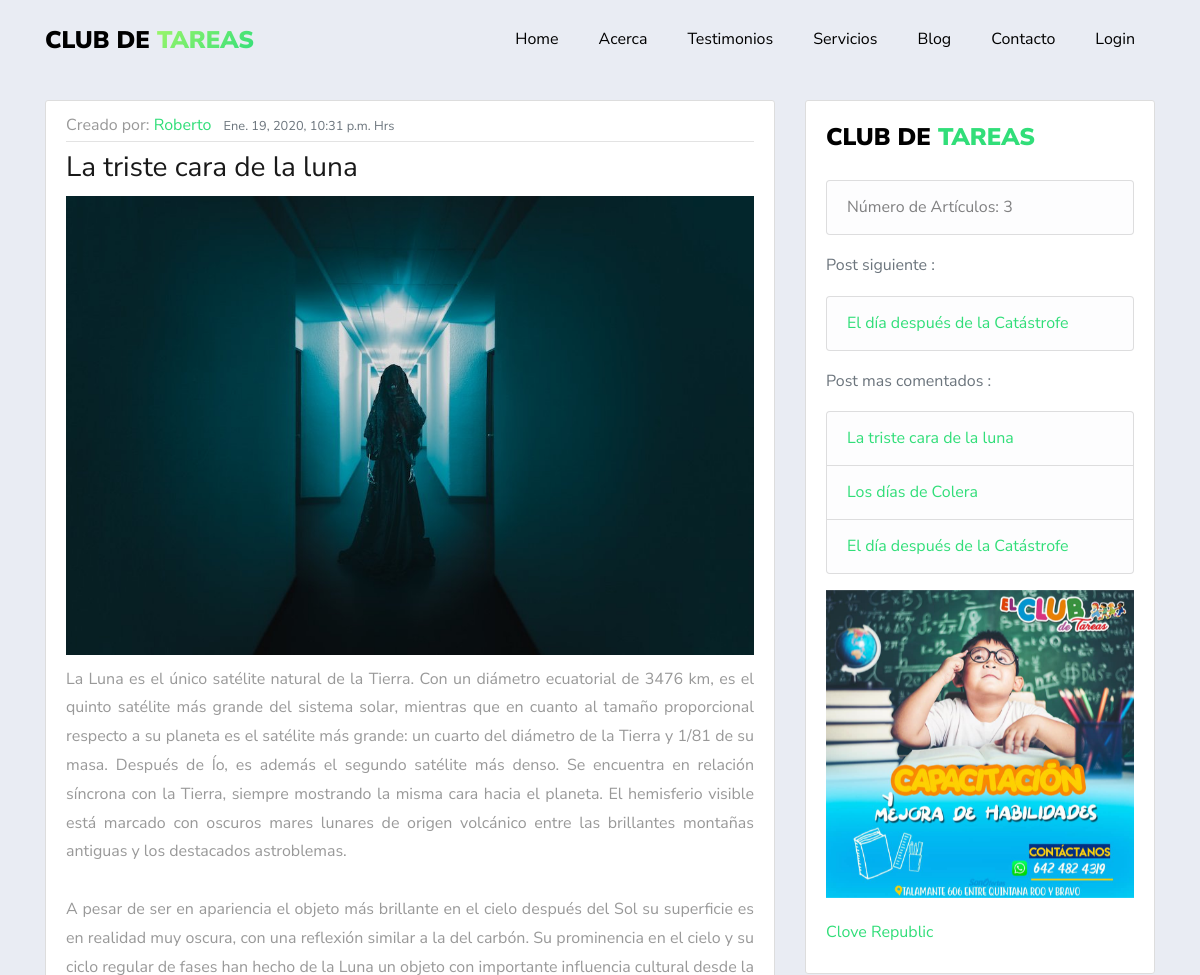
/blog/db335ded-b66f-4cc7-9d20-d695bdc5b9db/ (upper part), run on an earlier commit of the app's database.
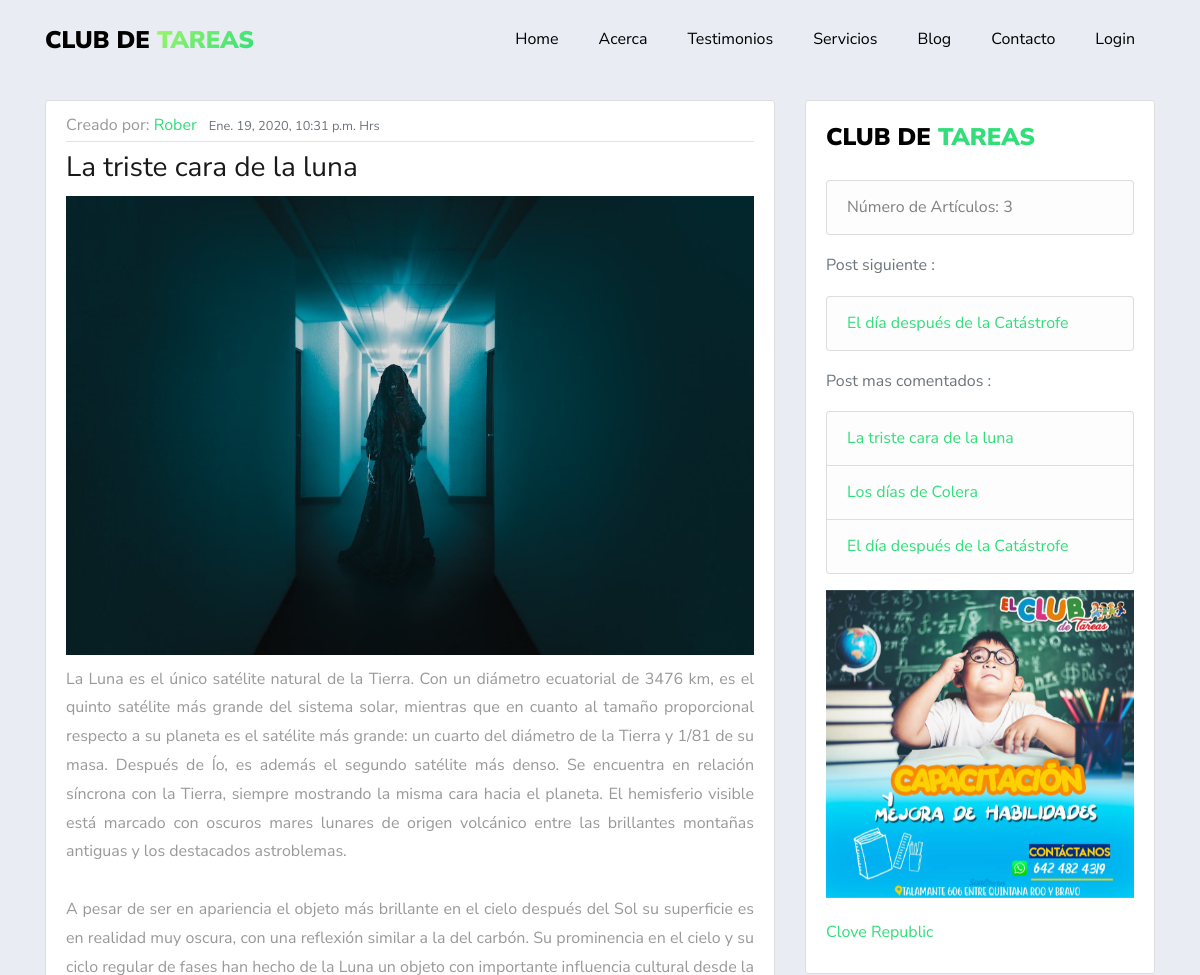
And on a later commit of the database.
### blog/models.py (models this page shows, shortened)
class Post(models.Model):
    STATUS = (
    (0,'borrador'),
    (1,'publicado')
    )
    id = models.UUIDField(primary_key=True, default=uuid.uuid4, help_text="id del Post")
    titulo = models.CharField(max_length=200,unique=True)
    autor = models.ForeignKey(settings.AUTH_USER_MODEL,on_delete=models.CASCADE,related_name='blog_posts')
    update_on= models.DateTimeField(auto_now=True)
    imagen = models.ImageField(upload_to='post_image/%Y/%m/%d',blank=True)
    video = models.FileField(upload_to='videos/',null=True,blank=True)
    content = models.TextField()
    create_on = models.DateTimeField(auto_now_add=True)
    status = models.IntegerField(choices=STATUS,default=0)
    class Meta:
        ordering = ['-create_on']
    def get_absolute_url(self):
            return reverse('blog:post_detail', kwargs={'id':self.id})

### usuario/models.py (models this page shows, shortened)
class Usuario(AbstractBaseUser):
    imagen       =  models.ImageField(default='default.jpg',upload_to='profile_pics')
    email        =  models.EmailField(max_length=60,unique=True,blank=True)
    username     =  models.CharField(max_length=30,unique=True)
    nombre       =  models.CharField(max_length=100)
    apellido     =  models.CharField(max_length=100)
    edad         =  models.IntegerField(blank=True, null=True)
    padecimientos = models.TextField(verbose_name="padecimientos",blank=True,null=True)
    asistencia = models.CharField(verbose_name="Días de asistencia",max_length=100,blank=True,null=True)
    enfoque = models.CharField(verbose_name="Area en la que guste que se enfocará la atención",max_length=100,blank=True, null=True)
    nombre_de_la_madre =  models.CharField(verbose_name="Nombre de la Madre",max_length=100,blank=True, null=True)
    edad_de_la_madre =  models.IntegerField(verbose_name="Edad",blank=True, null=True)
    ocupacion_de_la_madre = models.CharField(verbose_name="Ocupación",max_length=100,blank=True,null=True)
    numero_de_la_madre   =  models.IntegerField(verbose_name="Número de contacto",blank=True,null=True)
    nombre_del_padre =  models.CharField(verbose_name="Nombre del Padre",max_length=100,blank=True, null=True)
    edad_del_padre =  models.IntegerField(verbose_name="Edad",blank=True, null=True)
    ocupacion_del_padre = models.CharField(verbose_name="Ocupación",max_length=100,blank=True, null=True)
    numero_del_padre    =  models.IntegerField(verbose_name="Número de contacto",blank=True,null=True)
    fecha_nacimiento = models.DateField(verbose_name="Fecha de nacimiento",blank=True, null=True)
    escuela      =  models.CharField(verbose_name="Nombre de la escuela",max_length=60,blank=True, null=True)
    domicilio    =  models.CharField(verbose_name="Domicilio",max_length=150,blank=True, null=True)
    NIVEL_STATUS = (
         ('k','Kinder'),
         ('p','Primaria'),
         ('s','Secundaria'),
         ('b','bachillerato'),
         ('u','universidad'))
    nivel_academico = models.CharField(max_length=1,choices=NIVEL_STATUS,blank=True,verbose_name='Nivel académico del alumno')
    date_joined  =  models.DateTimeField(verbose_name="Fecha de ingreso",auto_now_add=True)
    last_login   =  models.DateTimeField(verbose_name="Ultima fecha de Sesión",auto_now=True)
    is_admin     =  models.BooleanField(verbose_name="¿Es Administrador?",default=False)
    is_active    =  models.BooleanField(verbose_name="¿Esta Acivo?",default=True)
    is_staff     =  models.BooleanField(verbose_name="¿Es parte del Staff?",default=False)
    is_superuser =  models.BooleanField(verbose_name="¿Es Super Usuario?",default=False)
    status_paquetes = models.BooleanField(verbose_name="¿Tiene Paquetes Activos?",default=False)
    USERNAME_FIELD  = "username"
    REQUIRED_FIELDS = ["nombre","apellido"]
    objects = MyUsuarioManager()
    def __str__(self):
        return f'{self.nombre}'

### blog/views.py (the view)
# urls.py: path('blog/<uuid:id>/',views.postDetail,name="post_detail"),
def postDetail(request,id):
    post_object = get_object_or_404(Post,id=id)
    comentarios = post_object.comentarios.filter(active=True)
    if request.method == 'POST':
        comment_form = CommentForm(data=request.POST)
        if comment_form.is_valid():
            new_comment = Comentario(post=post_object,nombre=request.POST["nombre"],mensaje=request.POST["mensaje"])
            new_comment.save();
            comment_form.cleaned_data
        return HttpResponseRedirect(post_object.get_absolute_url())
    else:
        comment_form= CommentForm()
    posts = Post.objects.filter(status=1)
    order_post_by_comments = sorted(posts,key= lambda post: len(post.comentarios.filter(active=True)),reverse=True)
    if len(order_post_by_comments) > 5 :
        order_post_by_comments = order_post_by_comments[:6]
    context = {
    'order_post_by_comments': order_post_by_comments,
    'posts': posts,
    'post': post_object,
    'comentarios': comentarios,
    'comment_form':comment_form
    }
    return render(request,'blog/detail_post.html',context)

### blog/templates/blog/detail_post.html (shortened to what this page needs)
{% extends 'app/base.html' %}
{% load static %}
{% load embed_video_tags %}
{% load crispy_forms_tags %}
{% block content %}
<section class="ftco-counter img ftco-section ftco-no-pt ftco-no-p" style="padding-bottom:50px">
<div class="container ftco-animate">
<div class="row" style="margin-top:100px">
  <div class="col-12 col-md-8">
  <article class="media content-section">
                    <div class="media-body">
                        <div class="article-metadata">
                            Creado por: <a class="mr-2" href="#">{{ post.autor}}</a>
                            <small class="text-muted">{{ post.create_on }} Hrs</small>
                        </div>
                        <h3>{{ post.titulo }}</h3>
                        {% if post.imagen %}
                                 <img src="{{ post.imagen.url }}" class="img-fluid" alt="Responsive image"
                                    style="margin-bottom : 10px">
                        {% endif %}
                        <p class="article-content" style="text-align: justify">{{post.content}}</p>
                    </div>
  </article>
  <br>
  </div>
  <div class="col-12 col-md-4">
      <div class="content-section">
         <div class="row">
         <div class="col-12">
           <p>
           <a class="navbar-brand" href="index.html"><span style="color: black">Club de </span><span>Tareas</span></a>
             <ul class="list-group">
               <li class="list-group-item list-group-item-light">Número de Artículos: {{ posts | length }} </li>
             </ul>
           </p>
             {% if post.get_next_by_create_on %}
             <p class="text-muted">
               Post siguiente :
                <ul class="list-group">
                  <li class="list-group-item list-group-item-light">
                      <a href="{{ post.get_next_by_create_on.get_absolute_url }}">{{ post.get_next_by_create_on.titulo}}</a>
                  </li>
                </ul>
             </p>
            {% endif%}
             <p class="text-muted">Post mas comentados :
              <ul class="list-group">
                   {% for post in order_post_by_comments %}
                   <li class="list-group-item list-group-item-light">
                       <a href="{{ post.get_absolute_url }}">{{ post.titulo}}</a>
                   </li>
                   {% endfor %}
              </ul>
             </p>
                  </div>
                  <div class="col-12">
                    <div id="carouselExampleSlidesOnly" class="carousel slide" data-ride="carousel">
                     <div class="carousel-inner">
                       <div class="carousel-item active">
                         <img class="d-block w-100" src="{% static 'app/images/club1.jpg' %}" alt="First slide">
                       </div>
                     </div>
                   </div>
                  </div>
                  <div class="col-12" style="margin-top:20px">
                          <div id="fb-container" style="width:100%">
                          </div>
                  </div>
                </div>
      </div>
  </div>
</div>
</div>
</section>
{%endblock content%}

What changed in the data, as far as the page shows it:
changed through a linked row, Post "La triste cara de la luna": autor "Roberto" → "Rober"
